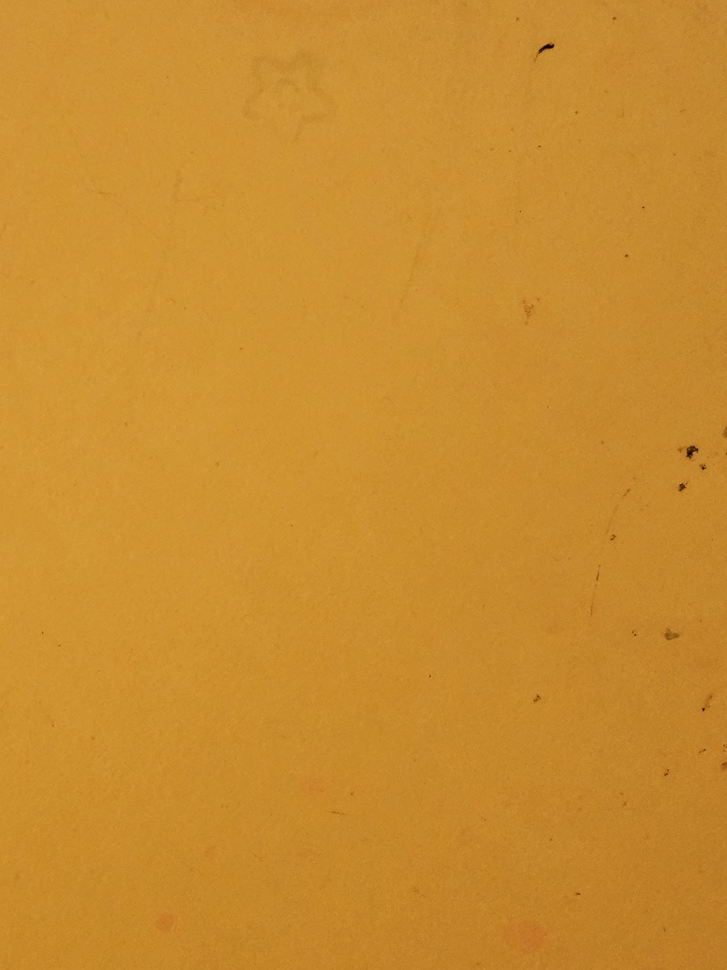
#> input picture tekstura1/1.jpg, 727 x 970 px, shrunk from 3000 x 4000 before the run; its folder holds only this picture in this run
$ python wycinanie_obrazow.py
#> lines starting #> are read from the running program, lines starting #| are printed output that depends on the picture
import os
import cv2


def wycinaj_fragmenty(sciezka_zdjecia, sciezka_wycinki, rozmiar=128):
    """
    Wycinanie framgentów obrazu i zapisanie ich w folderze.

    Parametry:
    - sciezka_zdjecia: folder ze zdjeciami tekstury.
    - sciezka_wycinki: folder zapisu wycinków.
    - rozmiar: rozmiar wycinka, domyślnie 128x128
    """
#> called with sciezka_zdjecia = 'tekstura1/1.jpg', sciezka_wycinki = 'wycinki_tekstura1', rozmiar = 128
    # Wczytanie obrazów
    obraz = cv2.imread(sciezka_zdjecia)
#> obraz is the input picture: shape (970, 727, 3); mean B, G, R 47.6, 140.8, 201
    if obraz is None:
        print(f"Błąd: Nie można wczytać obrazu {sciezka_zdjecia}")
        return

    #pobranie wymiarów obrazu
    wysokosc, szerokosc = obraz.shape[:2]
#> wysokosc = 970; szerokosc = 727

    #Obliczanie na ile kolumn i wierszy podzielić obraz
    liczba_kolumn = szerokosc // rozmiar
#> liczba_kolumn = 5
    liczba_wierszy = wysokosc // rozmiar
#> liczba_wierszy = 7

    #wycięcie i zapis wycinka
    numer_wycinka = 0
    for w in range(liczba_wierszy):
        for k in range(liczba_kolumn):
            #ustalenie współrzędnych aktualnie wycinanego wycinka obrazu
            y1 = w * rozmiar
            y2 = y1 + rozmiar
            x1 = k * rozmiar
            x2 = x1 + rozmiar

            #Wycięcie wycinka
            wycinek = obraz[y1:y2, x1:x2]

            # Zapisz fragment do pliku
            nazwa_pliku = f"fragment_{numer_wycinka}.jpg"
            sciezka_zapisu = os.path.join(sciezka_wycinki, nazwa_pliku)
            cv2.imwrite(sciezka_zapisu, wycinek)

            numer_wycinka += 1
#> this loop made 7 passes
#> pass 1, in wycinaj_fragmenty, `cv2.imwrite(sciezka_zapisu, wycinek)`:
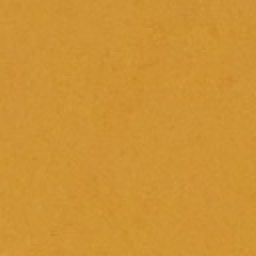
#> saved as fragment_0.jpg: shape (128, 128, 3) (shown 2 times larger); mean B, G, R 53.4, 146.9, 206.1
#> after the loop, numer_wycinka = 35


def przetworz_tekstury(rozmiar=128):
    """
    użycie funkcji wycinania_fragmentów do wycięcia wycinków ze wszystkich 3 tekstur
    i zapisanie ich do 3 osobnych folderów
    """

    #Nazwy folderów ze zdjeciami tekstur
    foldery_tekstur = ["tekstura1", "tekstura2", "tekstura3"]

    for folder_tekstury in foldery_tekstur:
        # Sprawdź, czy folder z teksturami istnieje
        if not os.path.exists(folder_tekstury):
            print(f"Uwaga: Folder {folder_tekstury} nie istnieje. Pomijam lokalizacje...")
            continue

        #Utworzenie folderu na wycinki, jeśli nie istnieje
        folder_wycinkow = f"wycinki_{folder_tekstury}"
        if not os.path.exists(folder_wycinkow):
            os.makedirs(folder_wycinkow)

        print(f"Przetwarzanie tekstury: {folder_tekstury}...")

        #Przetwarzanie każdego obrazu w folderze
        for nazwa_zdjecia in os.listdir(folder_tekstury):
            sciezka_zdjecia = os.path.join(folder_tekstury, nazwa_zdjecia)

            #Pominięcie plików inne niż obrazy
            if not nazwa_zdjecia.lower().endswith(('.png', '.jpg', '.jpeg')):
                continue

            #Wycinanie fragmentów danego zdjęcia danej tekstury
            wycinaj_fragmenty(sciezka_zdjecia, folder_wycinkow, rozmiar)

    print("Wycinki zapisano w folderach 'wycinki_tekstura1/2/3'.")


if __name__ == "__main__":
    #uruchomienie funkcji przetwarzania 3 folderów ze zdjęciami
    #(która to korzysta z funkcji wycinania z pojedynczego obrazu)
    przetworz_tekstury()
